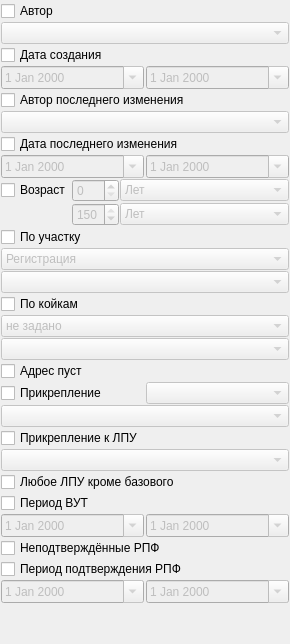
                <widget class="QWidget" name="tabFindEx">
                 <attribute name="title">
                  <string>&amp;Расширенный поиск</string>
                 </attribute>
                 <layout class="QGridLayout" name="gridLayout_17">
                  <property name="margin">
                   <number>1</number>
                  </property>
                  <property name="spacing">
                   <number>1</number>
                  </property>
                  <item row="0" column="0" colspan="4">
                   <widget class="QCheckBox" name="chkFilterCreatePerson">
                    <property name="text">
                     <string>Автор</string>
                    </property>
                   </widget>
                  </item>
                  <item row="1" column="0" colspan="4">
                   <widget class="CPersonComboBoxEx" name="cmbFilterCreatePerson">
                    <property name="enabled">
                     <bool>false</bool>
                    </property>
                   </widget>
                  </item>
                  <item row="2" column="0" colspan="4">
                   <widget class="QCheckBox" name="chkFilterCreateDate">
                    <property name="text">
                     <string>Дата создания</string>
                    </property>
                   </widget>
                  </item>
                  <item row="3" column="0" colspan="4">
                   <layout class="QHBoxLayout" name="horizontalLayout_3">
                    <property name="spacing">
                     <number>2</number>
                    </property>
                    <item>
                     <widget class="CDateEdit" name="edtFilterBegCreateDate">
                      <property name="enabled">
                       <bool>false</bool>
                      </property>
                      <property name="sizePolicy">
                       <sizepolicy hsizetype="Minimum" vsizetype="Fixed">
                        <horstretch>0</horstretch>
                        <verstretch>0</verstretch>
                       </sizepolicy>
                      </property>
                      <property name="minimumSize">
                       <size>
                        <width>0</width>
                        <height>0</height>
                       </size>
                      </property>
                      <property name="maximumSize">
                       <size>
                        <width>16777215</width>
                        <height>16777215</height>
                       </size>
                      </property>
                      <property name="calendarPopup">
                       <bool>true</bool>
                      </property>
                     </widget>
                    </item>
                    <item>
                     <widget class="CDateEdit" name="edtFilterEndCreateDate">
                      <property name="enabled">
                       <bool>false</bool>
                      </property>
                      <property name="minimumSize">
                       <size>
                        <width>0</width>
                        <height>0</height>
                       </size>
                      </property>
                      <property name="maximumSize">
                       <size>
                        <width>16777215</width>
                        <height>16777215</height>
                       </size>
                      </property>
                      <property name="calendarPopup">
                       <bool>true</bool>
                      </property>
                     </widget>
                    </item>
                   </layout>
                  </item>
                  <item row="4" column="0" colspan="4">
                   <widget class="QCheckBox" name="chkFilterModifyPerson">
                    <property name="text">
                     <string>Автор последнего изменения</string>
                    </property>
                   </widget>
                  </item>
                  <item row="5" column="0" colspan="4">
                   <widget class="CPersonComboBoxEx" name="cmbFilterModifyPerson">
                    <property name="enabled">
                     <bool>false</bool>
                    </property>
                   </widget>
                  </item>
                  <item row="6" column="0" colspan="4">
                   <widget class="QCheckBox" name="chkFilterModifyDate">
                    <property name="text">
                     <string>Дата последнего изменения</string>
                    </property>
                   </widget>
                  </item>
                  <item row="7" column="0" colspan="4">
                   <layout class="QHBoxLayout" name="horizontalLayout_2">
                    <property name="spacing">
                     <number>2</number>
                    </property>
                    <item>
                     <widget class="CDateEdit" name="edtFilterBegModifyDate">
                      <property name="enabled">
                       <bool>false</bool>
                      </property>
                      <property name="sizePolicy">
                       <sizepolicy hsizetype="Minimum" vsizetype="Fixed">
                        <horstretch>0</horstretch>
                        <verstretch>0</verstretch>
                       </sizepolicy>
                      </property>
                      <property name="minimumSize">
                       <size>
                        <width>0</width>
                        <height>0</height>
                       </size>
                      </property>
                      <property name="maximumSize">
                       <size>
                        <width>16777215</width>
                        <height>16777215</height>
                       </size>
                      </property>
                      <property name="calendarPopup">
                       <bool>true</bool>
                      </property>
                     </widget>
                    </item>
                    <item>
                     <widget class="CDateEdit" name="edtFilterEndModifyDate">
                      <property name="enabled">
                       <bool>false</bool>
                      </property>
                      <property name="minimumSize">
                       <size>
                        <width>0</width>
                        <height>0</height>
                       </size>
                      </property>
                      <property name="maximumSize">
                       <size>
                        <width>16777215</width>
                        <height>16777215</height>
                       </size>
                      </property>
                      <property name="calendarPopup">
                       <bool>true</bool>
                      </property>
                     </widget>
                    </item>
                   </layout>
                  </item>
                  <item row="8" column="0">
                   <widget class="QCheckBox" name="chkFilterAge">
                    <property name="text">
                     <string>Возраст</string>
                    </property>
                   </widget>
                  </item>
                  <item row="8" column="1" colspan="2">
                   <widget class="QSpinBox" name="edtFilterBegAge">
                    <property name="enabled">
                     <bool>false</bool>
                    </property>
                    <property name="maximum">
                     <number>150</number>
                    </property>
                   </widget>
                  </item>
                  <item row="8" column="3">
                   <widget class="QComboBox" name="cmbFilterBegAge">
                    <property name="enabled">
                     <bool>false</bool>
                    </property>
                    <property name="sizePolicy">
                     <sizepolicy hsizetype="Expanding" vsizetype="Fixed">
                      <horstretch>0</horstretch>
                      <verstretch>0</verstretch>
                     </sizepolicy>
                    </property>
                    <item>
                     <property name="text">
                      <string>Лет</string>
                     </property>
                    </item>
                    <item>
                     <property name="text">
                      <string>Мес</string>
                     </property>
                    </item>
                    <item>
                     <property name="text">
                      <string>Нед</string>
                     </property>
                    </item>
                    <item>
                     <property name="text">
                      <string>Дней</string>
                     </property>
                    </item>
                   </widget>
                  </item>
                  <item row="9" column="1" colspan="2">
                   <widget class="QSpinBox" name="edtFilterEndAge">
                    <property name="enabled">
                     <bool>false</bool>
                    </property>
                    <property name="maximum">
                     <number>150</number>
                    </property>
                    <property name="value">
                     <number>150</number>
                    </property>
                   </widget>
                  </item>
                  <item row="9" column="3">
                   <widget class="QComboBox" name="cmbFilterEndAge">
                    <property name="enabled">
                     <bool>false</bool>
                    </property>
                    <property name="sizePolicy">
                     <sizepolicy hsizetype="Expanding" vsizetype="Fixed">
                      <horstretch>0</horstretch>
                      <verstretch>0</verstretch>
                     </sizepolicy>
                    </property>
                    <item>
                     <property name="text">
                      <string>Лет</string>
                     </property>
                    </item>
                    <item>
                     <property name="text">
                      <string>Мес</string>
                     </property>
                    </item>
                    <item>
                     <property name="text">
                      <string>Нед</string>
                     </property>
                    </item>
                    <item>
                     <property name="text">
                      <string>Дней</string>
                     </property>
                    </item>
                   </widget>
                  </item>
                  <item row="10" column="0" colspan="2">
                   <widget class="QCheckBox" name="chkFilterAddressOrgStructure">
                    <property name="text">
                     <string>По участку</string>
                    </property>
                   </widget>
                  </item>
                  <item row="12" column="0" colspan="4">
                   <widget class="COrgStructureComboBox" name="cmbFilterAddressOrgStructure">
                    <property name="enabled">
                     <bool>false</bool>
                    </property>
                    <property name="sizePolicy">
                     <sizepolicy hsizetype="Ignored" vsizetype="Fixed">
                      <horstretch>0</horstretch>
                      <verstretch>0</verstretch>
                     </sizepolicy>
                    </property>
                   </widget>
                  </item>
                  <item row="16" column="0" colspan="4">
                   <widget class="QCheckBox" name="chkFilterAddressIsEmpty">
                    <property name="text">
                     <string>Адрес пуст</string>
                    </property>
                   </widget>
                  </item>
                  <item row="19" column="0" colspan="4">
                   <widget class="QCheckBox" name="chkFilterAttach">
                    <property name="text">
                     <string>Прикрепление к ЛПУ</string>
                    </property>
                   </widget>
                  </item>
                  <item row="20" column="0" colspan="4">
                   <widget class="CPolyclinicComboBox" name="cmbFilterAttachOrganisation">
                    <property name="enabled">
                     <bool>false</bool>
                    </property>
                    <property name="sizePolicy">
                     <sizepolicy hsizetype="Ignored" vsizetype="Fixed">
                      <horstretch>0</horstretch>
                      <verstretch>0</verstretch>
                     </sizepolicy>
                    </property>
                   </widget>
                  </item>
                  <item row="21" column="0" colspan="4">
                   <widget class="QCheckBox" name="chkFilterAttachNonBase">
                    <property name="text">
                     <string>Любое ЛПУ кроме базового</string>
                    </property>
                   </widget>
                  </item>
                  <item row="22" column="0" colspan="4">
                   <widget class="QCheckBox" name="chkFilterTempInvalid">
                    <property name="text">
                     <string>Период ВУТ</string>
                    </property>
                   </widget>
                  </item>
                  <item row="23" column="0" colspan="4">
                   <layout class="QHBoxLayout" name="horizontalLayout_4">
                    <property name="spacing">
                     <number>2</number>
                    </property>
                    <item>
                     <widget class="CDateEdit" name="edtFilterBegTempInvalid">
                      <property name="enabled">
                       <bool>false</bool>
                      </property>
                      <property name="sizePolicy">
                       <sizepolicy hsizetype="Minimum" vsizetype="Ignored">
                        <horstretch>0</horstretch>
                        <verstretch>0</verstretch>
                       </sizepolicy>
                      </property>
                      <property name="minimumSize">
                       <size>
                        <width>0</width>
                        <height>0</height>
                       </size>
                      </property>
                      <property name="maximumSize">
                       <size>
                        <width>16777215</width>
                        <height>16777215</height>
                       </size>
                      </property>
                      <property name="calendarPopup">
                       <bool>true</bool>
                      </property>
                     </widget>
                    </item>
                    <item>
                     <widget class="CDateEdit" name="edtFilterEndTempInvalid">
                      <property name="enabled">
                       <bool>false</bool>
                      </property>
                      <property name="minimumSize">
                       <size>
                        <width>0</width>
                        <height>0</height>
                       </size>
                      </property>
                      <property name="maximumSize">
                       <size>
                        <width>16777215</width>
                        <height>16777215</height>
                       </size>
                      </property>
                      <property name="calendarPopup">
                       <bool>true</bool>
                      </property>
                     </widget>
                    </item>
                   </layout>
                  </item>
                  <item row="24" column="0" colspan="4">
                   <widget class="QCheckBox" name="chkFilterRPFUnconfirmed">
                    <property name="text">
                     <string>Неподтверждённые РПФ</string>
                    </property>
                   </widget>
                  </item>
                  <item row="25" column="0" colspan="4">
                   <widget class="QCheckBox" name="chkFilterRPFConfirmed">
                    <property name="text">
                     <string>Период подтверждения РПФ</string>
                    </property>
                   </widget>
                  </item>
                  <item row="26" column="0" colspan="4">
                   <layout class="QHBoxLayout" name="horizontalLayout">
                    <property name="spacing">
                     <number>2</number>
                    </property>
                    <item>
                     <widget class="CDateEdit" name="edtFilterBegRPFConfirmed">
                      <property name="enabled">
                       <bool>false</bool>
                      </property>
                      <property name="sizePolicy">
                       <sizepolicy hsizetype="Minimum" vsizetype="Fixed">
                        <horstretch>0</horstretch>
                        <verstretch>0</verstretch>
                       </sizepolicy>
                      </property>
                      <property name="minimumSize">
                       <size>
                        <width>0</width>
                        <height>0</height>
                       </size>
                      </property>
                      <property name="maximumSize">
                       <size>
                        <width>16777215</width>
                        <height>16777215</height>
                       </size>
                      </property>
                      <property name="calendarPopup">
                       <bool>true</bool>
                      </property>
                     </widget>
                    </item>
                    <item>
                     <widget class="CDateEdit" name="edtFilterEndRPFConfirmed">
                      <property name="enabled">
                       <bool>false</bool>
                      </property>
                      <property name="minimumSize">
                       <size>
                        <width>0</width>
                        <height>0</height>
                       </size>
                      </property>
                      <property name="maximumSize">
                       <size>
                        <width>16777215</width>
                        <height>16777215</height>
                       </size>
                      </property>
                      <property name="calendarPopup">
                       <bool>true</bool>
                      </property>
                     </widget>
                    </item>
                   </layout>
                  </item>
                  <item row="27" column="0">
                   <spacer name="verticalSpacer_2">
                    <property name="orientation">
                     <enum>Qt::Vertical</enum>
                    </property>
                    <property name="sizeHint" stdset="0">
                     <size>
                      <width>20</width>
                      <height>40</height>
                     </size>
                    </property>
                   </spacer>
                  </item>
                  <item row="11" column="0" colspan="4">
                   <widget class="QComboBox" name="cmbFilterAddressOrgStructureType">
                    <property name="enabled">
                     <bool>false</bool>
                    </property>
                    <property name="sizePolicy">
                     <sizepolicy hsizetype="Expanding" vsizetype="Fixed">
                      <horstretch>0</horstretch>
                      <verstretch>0</verstretch>
                     </sizepolicy>
                    </property>
                    <item>
                     <property name="text">
                      <string>Регистрация</string>
                     </property>
                    </item>
                    <item>
                     <property name="text">
                      <string>Проживание</string>
                     </property>
                    </item>
                    <item>
                     <property name="text">
                      <string>Регистрация или проживание</string>
                     </property>
                    </item>
                    <item>
                     <property name="text">
                      <string>Прикрепление</string>
                     </property>
                    </item>
                    <item>
                     <property name="text">
                      <string>Регистрация или прикрепление</string>
                     </property>
                    </item>
                    <item>
                     <property name="text">
                      <string>Проживание или прикрепление</string>
                     </property>
                    </item>
                    <item>
                     <property name="text">
                      <string>Регистрация, проживание или прикрепление</string>
                     </property>
                    </item>
                   </widget>
                  </item>
                  <item row="14" column="0" colspan="4">
                   <widget class="QComboBox" name="cmbFilterStatusBeds">
                    <property name="enabled">
                     <bool>false</bool>
                    </property>
                    <item>
                     <property name="text">
                      <string>не задано</string>
                     </property>
                    </item>
                    <item>
                     <property name="text">
                      <string>на лечении</string>
                     </property>
                    </item>
                    <item>
                     <property name="text">
                      <string>на выписке</string>
                     </property>
                    </item>
                    <item>
                     <property name="text">
                      <string>в очереди</string>
                     </property>
                    </item>
                   </widget>
                  </item>
                  <item row="15" column="0" colspan="4">
                   <widget class="COrgStructureComboBox" name="cmbFilterOrgStructureBeds">
                    <property name="enabled">
                     <bool>false</bool>
                    </property>
                   </widget>
                  </item>
                  <item row="13" column="0" colspan="4">
                   <widget class="QCheckBox" name="chkFilterBeds">
                    <property name="text">
                     <string>По койкам</string>
                    </property>
                   </widget>
                  </item>
                  <item row="17" column="0" colspan="4">
                   <layout class="QHBoxLayout" name="horizontalLayout_6">
                    <item>
                     <widget class="QCheckBox" name="chkFilterAttachType">
                      <property name="text">
                       <string>Прикрепление</string>
                      </property>
                     </widget>
                    </item>
                    <item>
                     <widget class="QComboBox" name="cmbFilterAttachTypeProperty">
                      <property name="enabled">
                       <bool>false</bool>
                      </property>
                     </widget>
                    </item>
                   </layout>
                  </item>
                  <item row="18" column="0" colspan="4">
                   <widget class="QComboBox" name="cmbFilterAttachType">
                    <property name="enabled">
                     <bool>false</bool>
                    </property>
                   </widget>
                  </item>
                 </layout>
                </widget>
